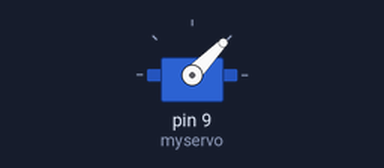
Bench run of a sketch on a simulated Arduino Uno, built with avr-gcc and run on an emulated ATmega328P. Parts: servo.

Above: at 0.05 s.
At 1.25 s:
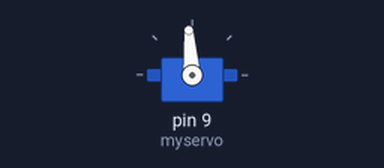
At 2.5 s:
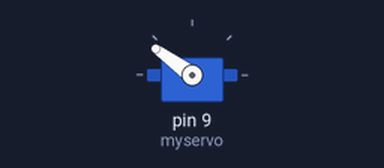
At 4.95 s:
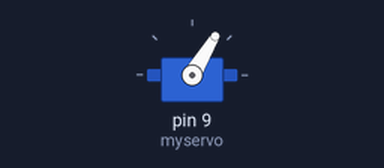
Timing chart, 0 to 6.9 s (numbered marks = the images above):
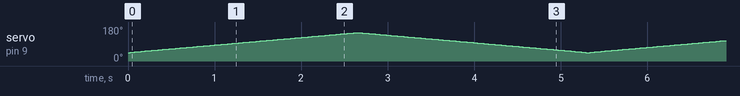

The sketch:

servo_run.ino
```cpp
#include <Servo.h>

Servo myservo;

int pos =0;


void setup() {
  // put your setup code here, to run once:
  myservo.attach(9);

}

void loop() {
  // put your mai code here, to run repeatedly:
 // myservo.write(90);
  for(pos = 45;pos<=150; pos++)
 {
   myservo.write(pos);
    delay(25);
  }

  for(pos = 150; pos>=45 ;pos--)
  {
    myservo.write(pos);
    delay(25);
  }

}
```
